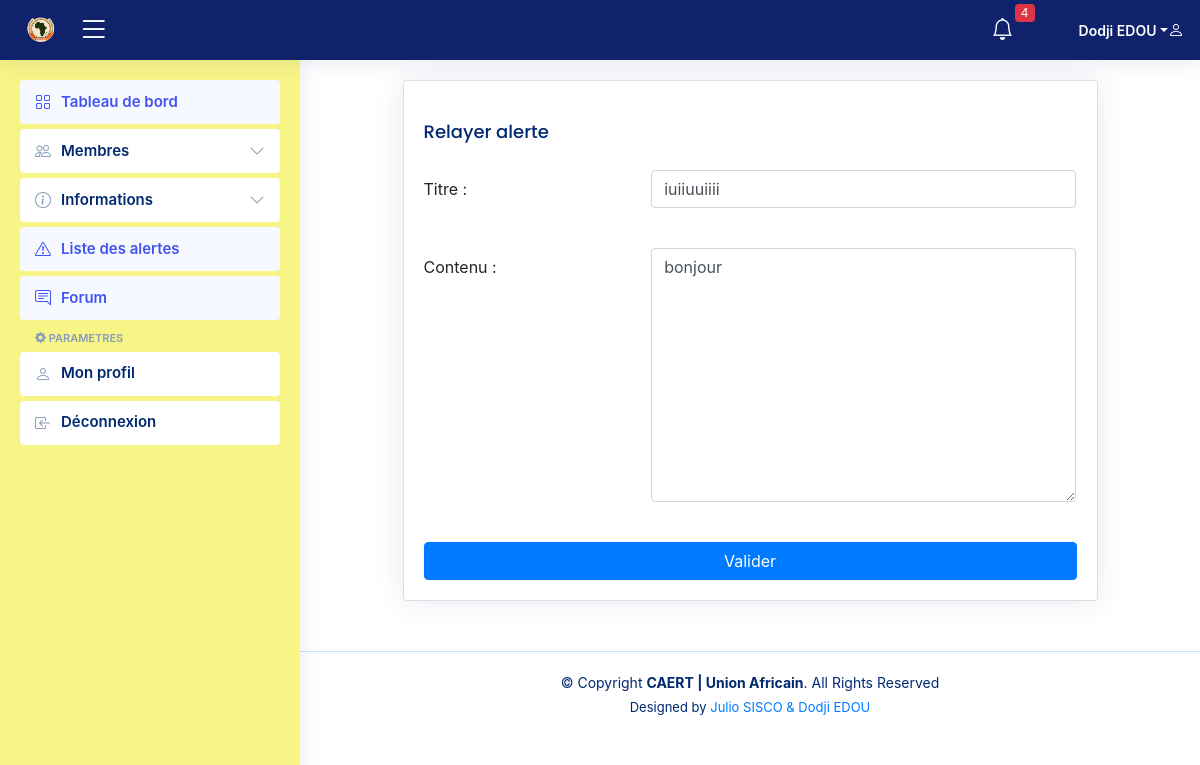
The page /relayer_alert/1/ (signed in) on the database its author committed.
### users/models.py (models this page shows, shortened)
class User(AbstractBaseUser, PermissionsMixin):
    email = models.EmailField(verbose_name='addresse email', max_length=255, unique=True,)
    nom=models.CharField(max_length=255)
    prenom=models.CharField(max_length=255)
    departement=models.CharField(max_length=255)
    telephone=models.CharField(null=True, max_length=255)
    is_active = models.BooleanField(default=True)
    is_staff = models.BooleanField(default=False) # a admin user; non super-user
    is_admin = models.BooleanField(default=False) # a superuser
    is_analyst = models.BooleanField(default=False)
    USERNAME_FIELD = 'email'
    REQUIRED_FIELDS = [] # Email & Password sont requis par défaut.
    def get_full_name(self):
        return f'{self.prenom} {self.nom}'
    objects = UtilisateurManager()

class Alerte(models.Model):
    title = models.CharField(blank=False,null=True, max_length=255)
    membre = models.ForeignKey(Member, on_delete=models.CASCADE)
    categorie = models.ForeignKey(Categorie, on_delete=models.CASCADE, related_name='alertes')
    is_published = models.BooleanField(default=False)
    contenu = models.TextField()
    file = models.FileField(null=True,blank=True, upload_to='member/alerte')
    date_creation = models.DateTimeField(auto_now_add=True)

### users/views.py (the view, shortened to what this page needs)
# urls.py: path('relayer_alert/<int:pk>/' ,views.RelayerAlerte.as_view(), name='relayer_alert'),
@method_decorator(login_required, name='dispatch')
class RelayerAlerte(View):
    def get(self, request,pk):
        alert=Alerte.objects.get(pk=pk)
        form = EditAlertForm(instance=alert)
        return render(request, 'staff/edit_alert.html', {'form': form,})

### focalpoint/forms.py
class EditAlertForm(forms.ModelForm):
    title = forms.CharField(label='Titre', widget=forms.TextInput(attrs={'autofocus': True, 'class': 'form-control'}))
    contenu = forms.CharField(
        label='Contenu',
        widget=forms.Textarea(attrs={'autofocus': True, 'class': 'form-control'}),
    )
    class Meta:
        model = Alerte
        fields = ['title', 'contenu']

### users/templates/staff/edit_alert.html (shortened to what this page needs)
{% extends 'staff/base.html' %}
{% load static %}
{% block main-content %}
<section class="section">
    <div class="row">
        <div class="col-md-10 mx-auto">
            <div class="card">
                <div class="card-body">
                    <h5 class="card-title">Relayer alerte</h5>
                    <form action="" method="post" novalidate enctype="multipart/form-data">
                        {% for field in form %}
                        <div class="row mb-3">
                            <label for="inputText" class="col-sm-4 col-form-label">{{ field.label_tag }}</label>
                            <div class="col-sm-8">
                                {{ field }}
                                <br>
                            </div>
                        </div>
                        {% endfor %}
                        <div class="row">
                            <div class="col text-center">
                                <button type="submit" class="btn btn-primary w-100">Valider</button>
                            </div>
                        </div>
                    </form>
                </div>
            </div>
        </div>
    </div>
</section>
{% endblock main-content %}

### users/templates/staff/header.html (shortened to what this page needs)
{% load static %}
  <header id="header" class="header fixed-top d-flex align-items-center" style="background-color: rgb(15,34,107)" >
    <div class="d-flex align-items-center justify-content-between">
      <a href="{% url 'admin_home' %}" class="logo d-flex align-items-center">
        <img src="{% static 'assets/img/logoua.png' %}" alt="" style="color: white">
      </a>
      <i class="bi bi-list toggle-sidebar-btn" style="color: white"></i>
    </div>
    <nav class="header-nav ms-auto">
      <ul class="d-flex align-items-center">
        <li class="nav-item dropdown">
          <a class="nav-link nav-icon" >
            <i class="bi bi-bell" style="color: white"></i>
            <span class="badge bg-danger badge-number">4</span>
          </a>
        </li>
        <li class="nav-item dropdown pe-3">
          <a class="nav-link nav-profile d-flex align-items-center pe-0" href="#" data-bs-toggle="dropdown">
            <span class="d-none d-md-block dropdown-toggle ps-2" style="color: white">{{user.get_full_name}}</span>
            <i style="color: white;" class="bi bi-person"></i>
          </a>
        </li>
      </ul>
    </nav>
  </header>

### static/assets/css/style.css (style rules this page uses)
:root { scroll-behavior: smooth; }
body { font-family: "Open Sans", sans-serif; background: #f6f9ff; color: #444444; }
a { color: #4154f1; text-decoration: none; }
h1, h2, h3, h4, h5, h6 { font-family: "Nunito", sans-serif; }
.card { margin-bottom: 30px; border: none; border-radius: 5px; box-shadow: 0px 0 30px rgba(1, 41, 112, 0.1); }
.card-title { padding: 20px 0 15px 0; font-size: 18px; font-weight: 500; color: #012970; font-family: "Poppins", sans-serif; }
.card-body { padding: 0 20px 20px 20px; }
.logo { line-height: 1; }
.logo img { max-height: 26px; margin-right: 6px; }
.header { transition: all 0.5s; z-index: 997; height: 60px; box-shadow: 0px 2px 20px rgba(1, 41, 112, 0.1); background-color: #fff; padding-left: 20px; }
.header .toggle-sidebar-btn { font-size: 32px; padding-left: 10px; cursor: pointer; color: #012970; }
.header-nav ul { list-style: none; }
.header-nav>ul { margin: 0; padding: 0; }
.header-nav .nav-icon { font-size: 22px; color: #012970; margin-right: 25px; position: relative; }
.header-nav .nav-profile { color: #012970; }
.header-nav .nav-profile span { font-size: 14px; font-weight: 600; }
.header-nav .badge-number { position: absolute; inset: -2px -5px auto auto; font-weight: normal; font-size: 12px; padding: 3px 6px; }

### rows shown on the page
User: get_full_name "Dodji EDOU"
Alerte: form "iuiiuuiiii" "bonjour"

### other values the page prints
{{ field.label_tag }} "Titre :" "Contenu :"
